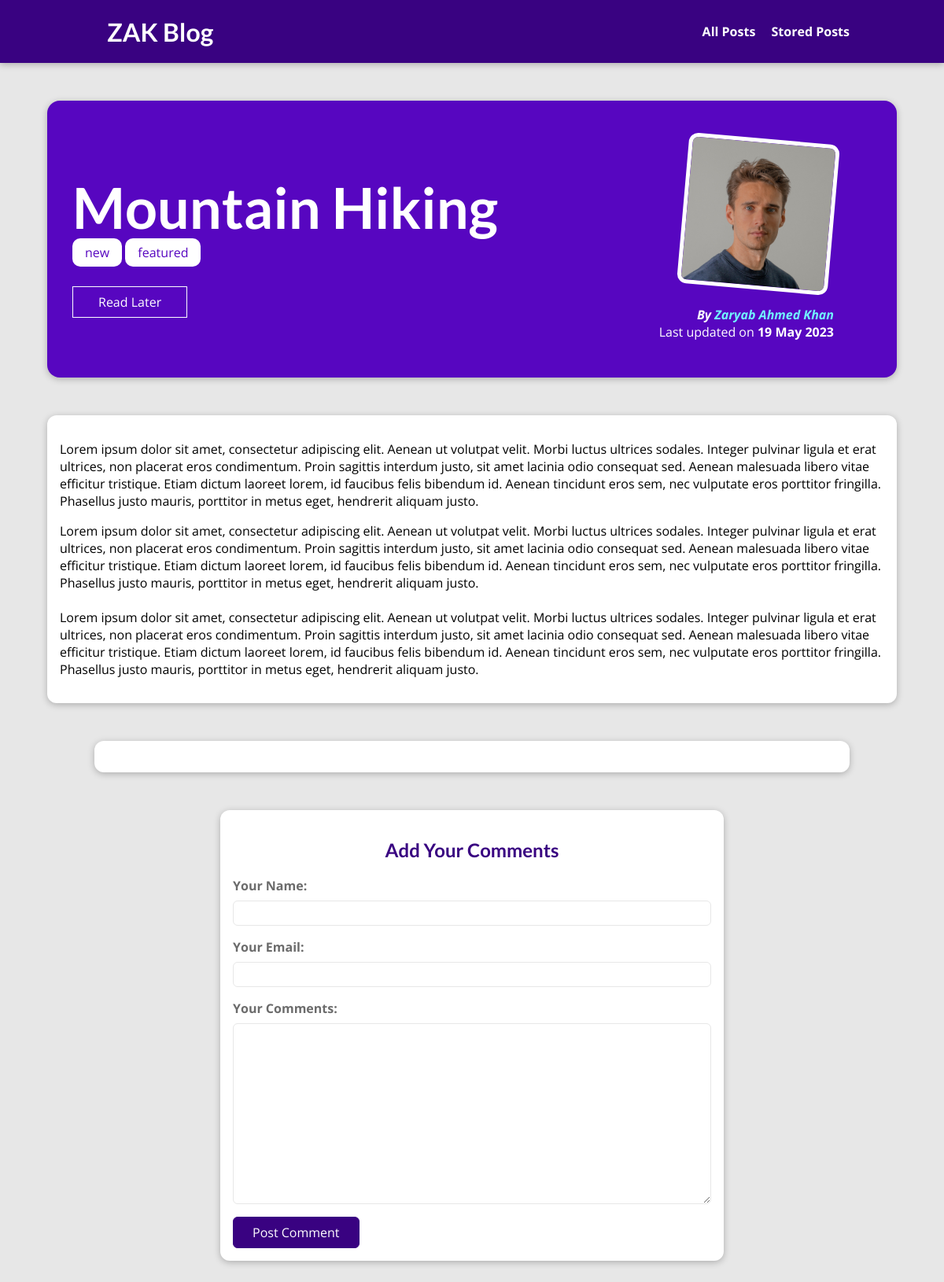
Page /posts/mountain-hiking on the earlier database version.
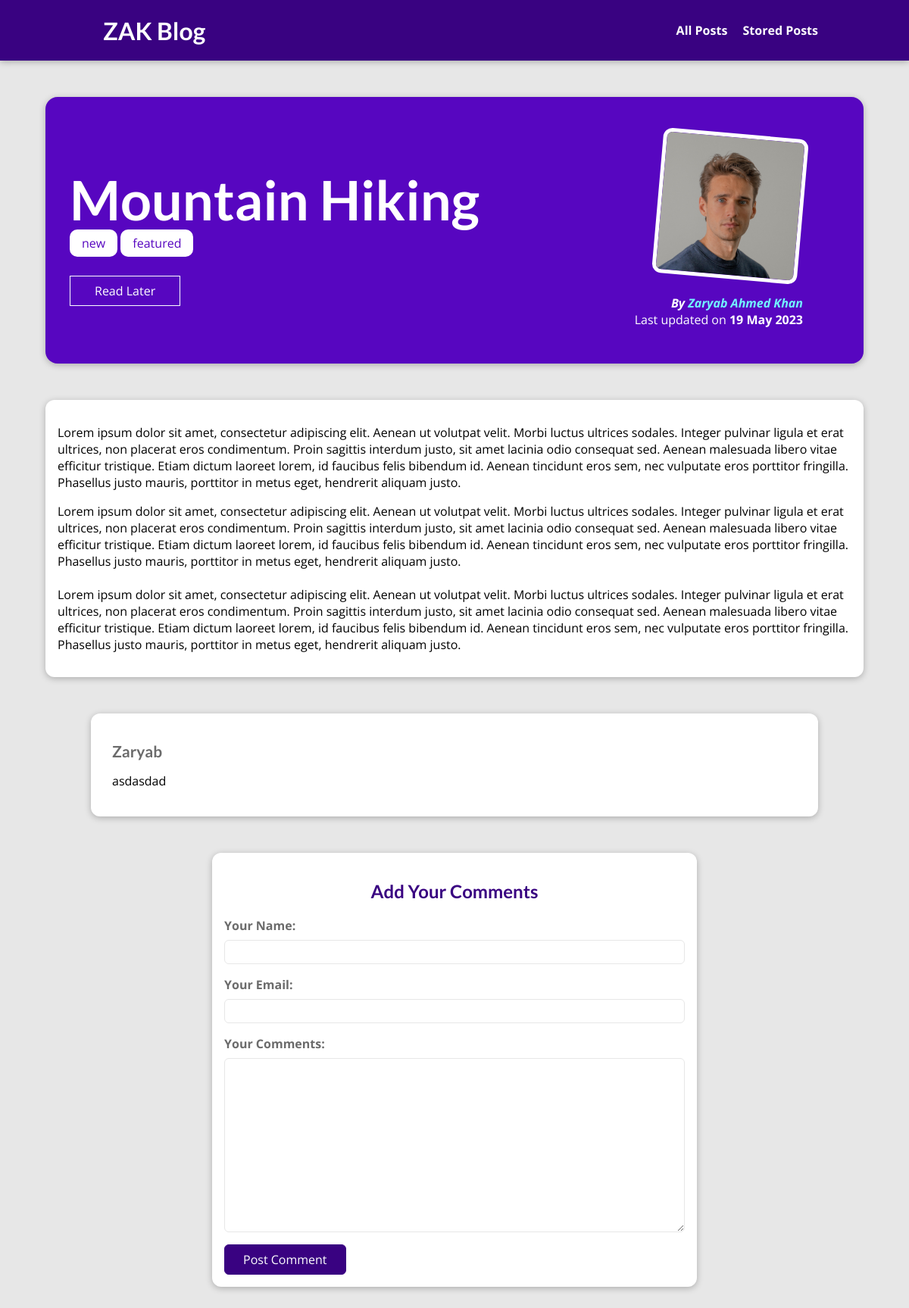
Same page on the later database version.
### blog/models.py (models this page shows, shortened)
class Blog(models.Model):
    image = models.ImageField(upload_to="posts", null=True)
    date = models.DateField(auto_now=True)
    title = models.CharField(max_length=50)
    excerpt = models.CharField(max_length=200)
    content = models.TextField(max_length=5000, validators=[
                               MinLengthValidator(100)])
    slug = models.SlugField(default="", blank=True,
                            null=False, db_index=True, unique=True)
    author = models.ForeignKey(Author, null=True, on_delete=models.SET_NULL,)
    tags = models.ManyToManyField(Tag)

class Tag(models.Model):
    name = models.CharField(max_length=20, default="new", null=False)

class Author(models.Model):
    first_name = models.CharField(max_length=50)
    last_name = models.CharField(max_length=50)
    email_address = models.EmailField(blank=True, null=True)
    def full_name(self):
        return f"{self.first_name} {self.last_name}"
    def __str__(self):
        return self.full_name()

class Comment(models.Model):
    user_name = models.CharField(max_length=50)
    user_email = models.EmailField(max_length=254)
    text = models.TextField(max_length=400)
    post = models.ForeignKey(Blog,
                             on_delete=models.CASCADE, related_name="comments")

### blog/views.py (the view, shortened to what this page needs)
class PostDetailView(View):
    def is_stored_post(self, request, post_id):
        stored_posts = request.session.get("stored_posts")
        if stored_posts is not None:
            is_saved_for_later = int(post_id) in stored_posts
        else:
            is_saved_for_later = False
        return is_saved_for_later
    def get(self, request, slug):
        post = Blog.objects.get(slug=slug)
        context = {
            "post": post,
            "post_tags": post.tags.all(),
            "comment_form": CommentForm(),
            "comments": post.comments.all().order_by("-id"),
            "saved_for_later": self.is_stored_post(request, post.id)
        }
        return render(request, "blog/post-detail.html", context)

### blog/forms.py
class CommentForm(forms.ModelForm):
    class Meta:
        model = Comment  # form based on Comment model
        exclude = ["post"]  # include all field except "post"
        labels = {  # setting custom label names
            "user_name": "Your Name",
            "user_email": "Your Email",
            "text": "Your Comments"
        }

### blog/templates/blog/post-detail.html (shortened to what this page needs)
{% extends 'base.html' %}
{% load static %}
{% block css_files %}
<link rel="stylesheet" href="{% static 'blog/post-detail.css' %}"/>
{% endblock  %}
{% block content %}
<section id="summary">
    <h2>{{post.title}}</h2>
    <div>
    {% for tag in post_tags %}
        <span class="tag">{{tag.name}}</span>
    {% endfor %}
    </div>
    <div id="read-later">
        <form action="{% url 'read-later' %}" method="POST">
            <button>
                {% if saved_for_later %}
                    Remove from Read Later
                {% else %}
                    Read Later
                {% endif %}
            </button>
        </form>
    </div>
    <article>
        <img src="{{post.image.url}}" alt={{post.title}}/>
        <address>By <a href="mailto:{{post.author.email}}">{{post.author|title}}</a></address>
        <div>
            Last updated on <time>{{post.date|date:"d  M Y"}}</time>
        </div>
    </article>
</section>
<main>
  <p> {{post.content|linebreaks}}<p>
</main>
<section id="comments">
    <ul>
        {% for comment in comments %}
        <li>
            <h2>{{comment.user_name}}</h2>
            <p>{{comment.text|linebreaks}}</p>
        </li>
        {% endfor %}
    </ul>
</section>
<section id="comment_form">
    <h2>Add Your Comments</h2>
    <form  action="{% url 'post-detail' post.slug %}" method="POST">
        {% for form_field in comment_form %}
        <div class="form-control {% if form_field.errors %}invalid{% endif %}">
            {{form_field.label_tag}}
            {{form_field}}
        </div>
        {% endfor %}
        <button>Post Comment</button>
    </form>
</section>
{% endblock %}

### templates/base.html (shortened to what this page needs)
{% load static %}
<!DOCTYPE html>
<html lang="en">
  <head>
    <link rel="stylesheet" href="{% static 'app.css' %}">
    {% block css_files %}{% endblock %}
  </head>
  <body>
    <header id="main-navigation">
        <h1><a href="{% url 'index' %}">ZAK Blog</a></h1>
        <nav>
            <a href="{% url 'posts' %}">All Posts</a>
            <a href="{% url 'read-later' %}">Stored Posts</a>
        </nav>
    </header>
    {% block content %}{% endblock %}
  </body>
</html>

### static/app.css (style rules this page uses)
* { box-sizing: border-box; }
html { font-family: 'Open Sans', 'Lato', sans-serif; }
body { margin: 0; }
h1, h2, h3 { font-family: 'Lato', sans-serif; font-weight: bold; }
#main-navigation { width: 100%; height: 5rem; display: flex; justify-content: space-between; align-items: center; padding: 0 10%; position: absolute; top: 0; left: 0; }
#main-navigation a { text-decoration: none; color: white; font-weight: bold; margin-left: 1rem; }

### blog/static/blog/post-detail.css (style rules this page uses)
body { background-color: #e7e7e7; }
#main-navigation { background-color: #390281; box-shadow: 0 2px 8px rgba(0, 0, 0, 0.25); }
#summary { margin: 8rem auto 3rem auto; padding: 2rem; width: 90%; max-width: 90rem; border-radius: 16px; background-color: #5706c0; position: relative; box-shadow: 0 2px 8px rgba(0, 0, 0, 0.25); height: 22rem; }
#summary h2 { color: white; font-size: 4.5rem; margin-bottom: 0.25rem; }
#summary article { position: absolute; top: 2rem; right: 3rem; padding: 1rem 2rem; border-radius: 12px; text-align: right; color: white; }
#summary article img { width: 12rem; height: 12rem; border-radius: 12px; transform: rotateZ(5deg); border: 5px solid white; margin-bottom: 1rem; }
#summary address { font-weight: bold; }
#summary a { color: #72f6ff; text-decoration: none; }
#summary time { font-weight: bold; }
main { width: 90%; max-width: 90rem; margin: 3rem auto; background-color: white; padding: 1rem; border-radius: 12px; box-shadow: 0 2px 8px rgba(0, 0, 0, 0.25); }
.tag { background-color: white; color: #5706c0; padding: 7px 16px; border-radius: 10px; }
#comment_form { margin: 3rem auto; width: 90%; max-width: 40rem; border-radius: 12px; background-color: white; box-shadow: 0 2px 8px rgba(0, 0, 0, 0.25); padding: 1rem; }
#comment_form h2 { color: #390281; font-weight: bold; text-align: center; }
.form-control { margin-bottom: 1rem; }
.form-control label { font-weight: bold; margin-bottom: 0.5rem; display: block; color: #6b6b6b; }
.form-control input, .form-control textarea { display: block; width: 100%; font: inherit; padding: 0.25rem; border-radius: 6px; border: 1px solid #e7e7e7; }
#comment_form button { font: inherit; background-color: #390281; color: white; border: 1px solid #390281; padding: 0.5rem 1.5rem; border-radius: 6px; cursor: pointer; }
#comments { margin: 3rem auto; width: 90%; max-width: 60rem; border-radius: 12px; background-color: white; box-shadow: 0 2px 8px rgba(0, 0, 0, 0.25); padding: 1.25rem 1.75rem; }
#comments ul { list-style: none; margin: 0; padding: 0; }
#comments li { margin-bottom: 1rem; border-bottom: 2px solid #ccc; }
#comments li:last-of-type { border-bottom: none; }
#comments h2 { color: #6b6b6b; font-size: 1.3rem; margin-bottom: 0; padding-bottom: 0; }
#comments p { padding-top: 0; }
#read-later { margin: 2rem 0; }
#read-later button { background-color: transparent; border: 1px solid white; padding: 0.5rem 2rem; font: inherit; color: white; cursor: pointer; }

Differences in the rows shown:
added Comment: user_name "Zaryab", text "asdasdad"
